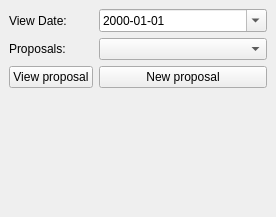
<?xml version="1.0" encoding="UTF-8"?>
<ui version="4.0">
 <class>ProposalPanelDockWidgetBase</class>
 <widget class="QDockWidget" name="ProposalPanelDockWidgetBase">
  <property name="windowModality">
   <enum>Qt::NonModal</enum>
  </property>
  <property name="geometry">
   <rect>
    <x>0</x>
    <y>0</y>
    <width>276</width>
    <height>217</height>
   </rect>
  </property>
  <property name="windowTitle">
   <string>ProposalPanel</string>
  </property>
  <widget class="QWidget" name="dockWidgetContents">
   <layout class="QFormLayout" name="formLayout">
    <item row="0" column="0">
     <widget class="QLabel" name="label_2">
      <property name="text">
       <string>View Date:</string>
      </property>
     </widget>
    </item>
    <item row="0" column="1">
     <widget class="QDateEdit" name="filterDate">
      <property name="displayFormat">
       <string>yyyy-MM-dd</string>
      </property>
      <property name="calendarPopup">
       <bool>true</bool>
      </property>
     </widget>
    </item>
    <item row="1" column="0">
     <widget class="QLabel" name="label">
      <property name="text">
       <string>Proposals:</string>
      </property>
     </widget>
    </item>
    <item row="1" column="1">
     <widget class="QComboBox" name="cbProposalsList">
      <property name="insertPolicy">
       <enum>QComboBox::InsertAlphabetically</enum>
      </property>
     </widget>
    </item>
    <item row="2" column="0">
     <widget class="QPushButton" name="btnViewProposal">
      <property name="text">
       <string>View proposal</string>
      </property>
     </widget>
    </item>
    <item row="2" column="1">
     <widget class="QPushButton" name="btnNewProposal">
      <property name="text">
       <string>New proposal</string>
      </property>
     </widget>
    </item>
   </layout>
  </widget>
 </widget>
 <resources/>
 <connections/>
</ui>
